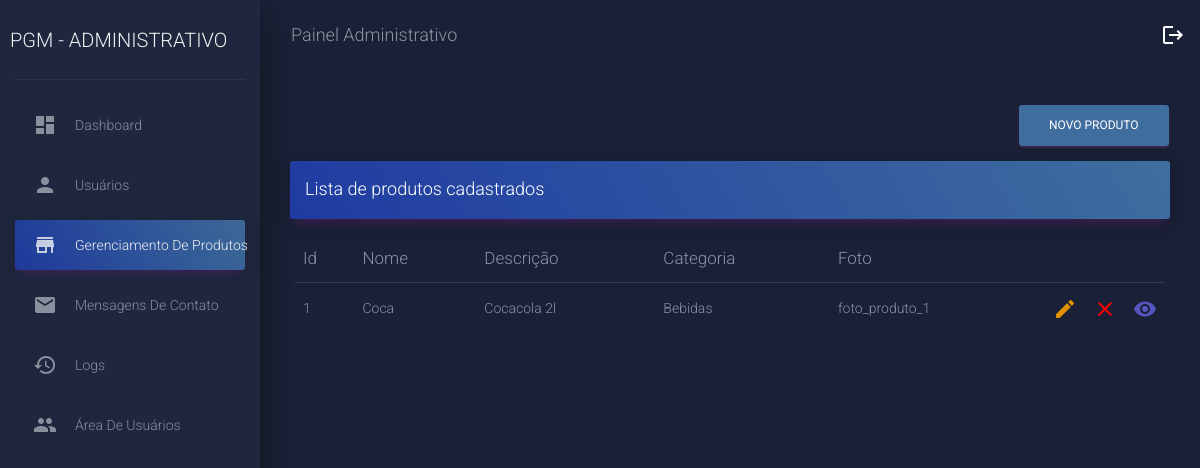
The page /paginas/produtos/index.php (signed in) on the database its author committed.
### tables this page shows
CREATE TABLE `produtos` (
  `id` int(11) NOT NULL,
  `nome` varchar(100) NOT NULL,
  `descricao` varchar(200) NOT NULL,
  `foto` varchar(100) NOT NULL,
  `ext` varchar(5) DEFAULT NULL,
  `data_hora_criacao` datetime NOT NULL,
  `data_hora_atualizacao` datetime NOT NULL,
  `idcategoria` int(11) NOT NULL
);

CREATE TABLE `categorias` (
  `id` int(11) NOT NULL,
  `nome` varchar(45) NOT NULL,
  `situacao` bit(1) NOT NULL DEFAULT b'1',
  `data_hora_criacao` datetime NOT NULL DEFAULT current_timestamp(),
  `data_hora_atualizacao` datetime NOT NULL DEFAULT current_timestamp()
);

### class/Produto.class.php (called while the page is built, shortened)
<?php
class Produto
{
    public function listAll()
    {
        global $pdo;
        $query = 'SELECT P.*, C.nome AS categoria FROM produtos P INNER JOIN categorias C ON C.id = P.idcategoria';
        $stmt = $pdo->prepare($query);
        $stmt->execute();
        while ($row = $stmt->fetch(PDO::FETCH_ASSOC)) {
            $produto['id'] = $row['id'];
            $produto['nome'] = $row['nome'];
            $produto['descricao'] = $row['descricao'];
            $produto['categoria'] = $row['categoria'];
            $produto['foto'] = $row['foto'];
            $produto['data_hora_criacao'] = $row['data_hora_criacao'];
            $produto['data_hora_atualizacao'] = $row['data_hora_atualizacao'];
            $produtos[] = $produto;
        }
        if(isset($produtos)) return $produtos;
    }
}
?>

### paginas/produtos/index.php (the view, shortened to what this page needs)
<?php
require('../../bd/conexao.php');
require('../../class/Produto.class.php');
?>
<!doctype html>
<html lang="br">
<head>
  <link href="../../assets/css/material-dashboard.css?v=2.1.0" rel="stylesheet" />
</head>
<body class="dark-edition">
  <div class="wrapper ">
    <div class="sidebar" data-color="purple" data-background-color="black">
      <div class="logo">
        <a class="simple-text logo-normal">
          <p>PGM - Administrativo</p>
        </a>
      </div>
      <div class="sidebar-wrapper">
        <ul class="nav">
          <li class="nav-item">
            <a class="nav-link" href="../area_restrita.php">
              <i class="material-icons">dashboard</i>
              <p>Dashboard</p>
            </a>
          </li>
          <li class="nav-item">
            <a class="nav-link" href="../usuarios">
              <i class="material-icons">person</i>
              <p>Usuários</p>
            </a>
          </li>
          <li class="nav-item active">
            <a href="javascript:void(0)" class="nav-link">
              <i class="material-icons">store</i>
              <p>Gerenciamento de Produtos</p>
            </a>
          </li>
          <li class="nav-item">
            <a class="nav-link" href="../contato/tabela.php">
              <i class="material-icons">email</i>
              <p>Mensagens de Contato</p>
            </a>
          </li>
          <li class="nav-item">
            <a class="nav-link" href="../logs">
              <i class="material-icons">history</i>
              <p>Logs</p>
            </a>
          </li>
          <li class="nav-item">
            <a class="nav-link" href="../inicio.php">
              <i class="material-icons">people</i>
              <p>Área de Usuários</p>
            </a>
          </li>
        </ul>
      </div>
    </div>
    <div class="main-panel">
      <nav class="navbar navbar-expand-lg navbar-transparent navbar-absolute fixed-top ">
        <div class="container-fluid">
          <div class="navbar-wrapper">
            <a class="navbar-brand">Painel Administrativo</a>
          </div>
          <div class="justify-content-end">
            <a href="../login/limpar_sessao.php"><i class="material-icons">logout</i></a>
          </div>
        </div>
      </nav>
      <div class="content">
        <div class="container-fluid">
        <div class="row">
            <div class="col-md-12">
                <a class="btn btn-primary pull-right" href="create" style="float: right;">Novo Produto<div class="ripple-container"></div></a>
            </div>
        </div>
        <div class="row">
            <div class="col-md-12">
              <div class="card card-plain">
                <div class="card-header card-header-primary">
                  <h4 class="card-title mt-0"> Lista de produtos cadastrados</h4>
                </div>
                <div class="card-body">
                  <div class="table-responsive">
                    <table class="table table-hover">
                      <thead class="">
                        <tr>
                            <th>Id</th>
                            <th>Nome</th>
                            <th>Descrição</th>
                            <th>Categoria</th>
                            <th>Foto</th>
                            <th style="width: 2%;"></th>
                            <th style="width: 2%;"></th>
                            <th style="width: 2%;"></th>
                        </tr>
                      </thead>
                      <tbody>
                      <?php
                        $p = new Produto();
                        $produtos = $p->listAll();
                        if(isset($produtos)) {
                          for ($i = 0; $i < count($produtos); $i++) {
                              echo '<tr>';
                              echo '<td>'.$produtos[$i]['id'].'</td>';
                              echo '<td>'.$produtos[$i]['nome'].'</td>';
                              echo '<td>'.$produtos[$i]['descricao'].'</td>';
                              echo '<td>'.$produtos[$i]['categoria'].'</td>';
                              echo '<td>'.$produtos[$i]['foto'].'</td>';
                              echo '<td><a href="update/?ref='.$produtos[$i]['id'].'"><i class="material-icons" style="color: #df9100">edit</i><a/></td>';
                              echo '<td><a href="delete/?ref='.$produtos[$i]['id'].'"><i class="material-icons" style="color: red">close</i><a/></td>';
                              echo '<td><a href="detail/?ref='.$produtos[$i]['id'].'"><i class="material-icons" style="color: #5555c0">visibility</i></a></td>';
                              echo '</tr>';
                          }
                        } else echo 'Sem produtos cadastrados';
                      ?>
                      </tbody>
                    </table>
                  </div>
                </div>
              </div>
            </div>
          </div>
        </div>
      </div>
    </div>
  </div>
</body>
</html>

### rows shown on the page
produtos: id "1", nome "Coca", descricao "Cocacola 2l", idcategoria.nome "Bebidas", foto "foto_produto_1"
